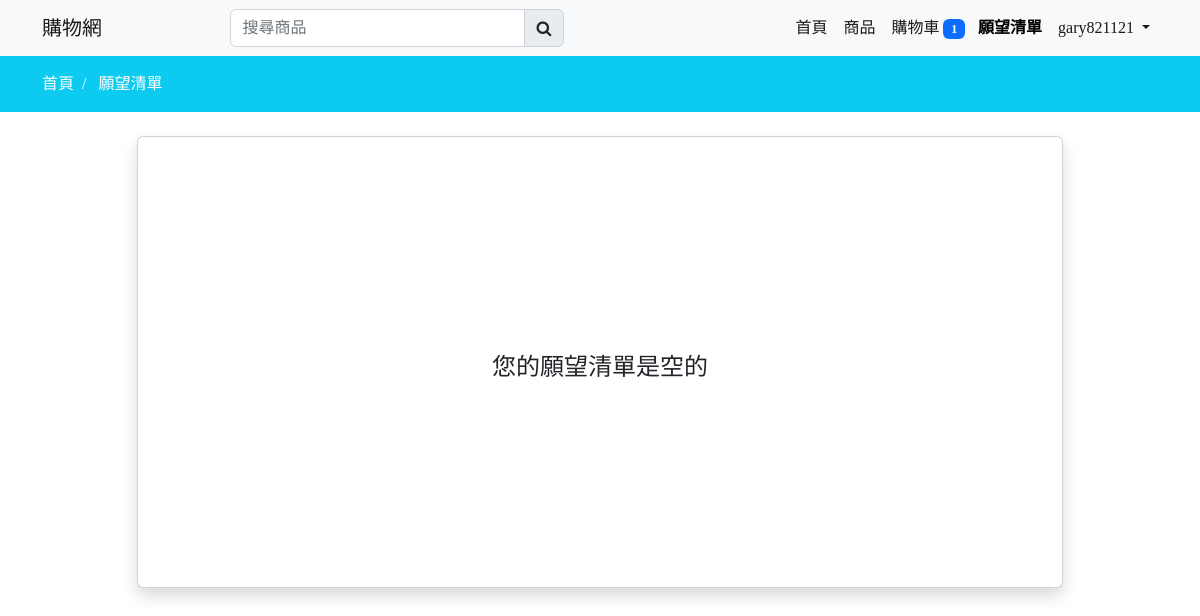
The page /wishlist (signed in) on the database as committed earlier.
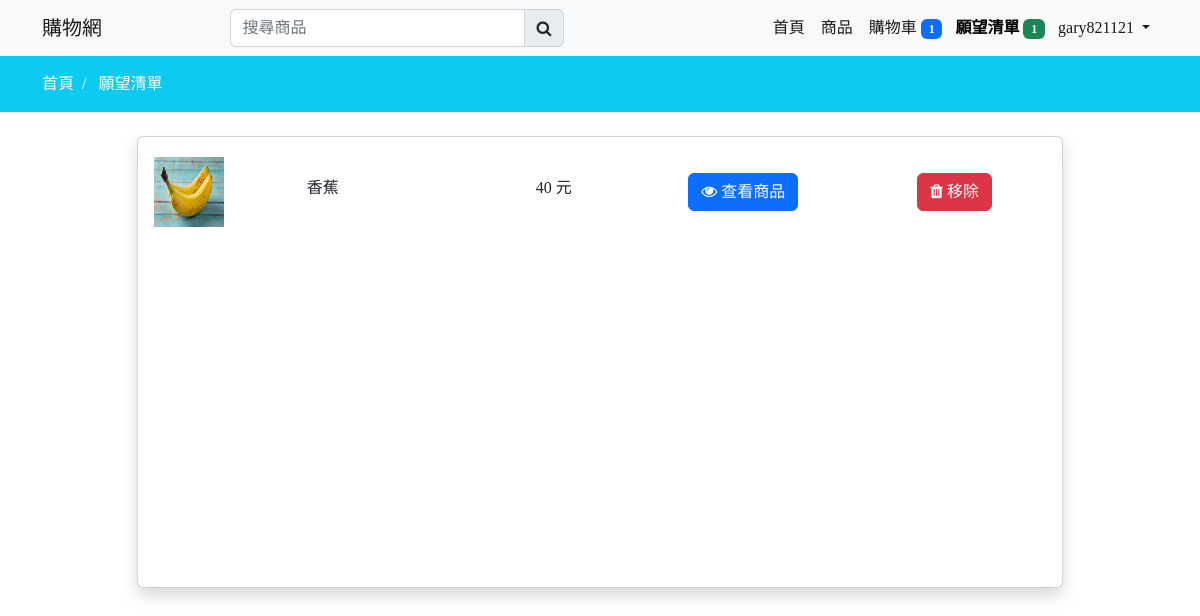
The same page on the database as committed later.
### mainapp/models.py (models this page shows, shortened)
class Profile(models.Model):
    user = models.OneToOneField(User,on_delete=models.CASCADE,null=True,blank=True)
    first_name = models.CharField(max_length=150,null=True,blank=True)
    last_name = models.CharField(max_length=150,null=True,blank=True)
    phone = models.CharField(max_length=150,null=True,blank=True)
    address = models.CharField(max_length=150,null=True,blank=True)
    email = models.EmailField(max_length=150,null=True,blank=True)
    profile_image = models.ImageField(upload_to=get_profile_file_path,null=True,blank=True)
    create_at = models.DateTimeField(auto_now_add=True)
    @property
    def cart_item_total(self):
        total = len(self.cart_set.all())
        return total
    @property
    def wishlist_item_total(self):
        total = len(self.wishlist_set.all())
        return total

class Cart(models.Model):
    user = models.ForeignKey(Profile,on_delete=models.CASCADE)
    product = models.ForeignKey(Product,on_delete=models.CASCADE)
    product_qty = models.IntegerField(null=False,blank=False)
    create_at = models.DateTimeField(auto_now_add=True)

class Wishlist(models.Model):
    user = models.ForeignKey(Profile,on_delete=models.CASCADE)
    product = models.ForeignKey(Product,on_delete=models.CASCADE)
    create_at = models.DateTimeField(auto_now_add=True)

class Product(models.Model):
    category = models.ForeignKey(Category,on_delete=models.CASCADE)
    slug = models.SlugField(null=False,unique=True,default=uuid.uuid1)
    name = models.CharField(max_length=150,null=False,blank=False)
    product_image = models.ImageField(upload_to=get_file_path,null=True,blank=True)
    small_description = models.CharField(max_length=150,null=False,blank=False)
    description = models.TextField(max_length=500,null=False,blank=False)
    quantity = models.IntegerField(null=False,blank=False)
    original_price = models.IntegerField(null=False,blank=False)
    selling_price = models.IntegerField(null=False,blank=False)
    status = models.BooleanField(default=False,help_text='0=default,1=Hidden')
    trending = models.BooleanField(default=False,help_text='0=default,1=Trending')
    tag = models.CharField(max_length=150,null=True,blank=True)
    meta_title = models.CharField(max_length=150,null=True,blank=True)
    meta_keywords = models.CharField(max_length=150,null=True,blank=True)
    meta_description = models.CharField(max_length=150,null=True,blank=True)
    created_at = models.DateTimeField(auto_now_add=True)
    @property
    def product_imageURL(self):
        try:
            url = self.product_image.url
        except:
            url = ''
        return url

### mainapp/controller/wishlist.py (the view)
# urls.py: path('wishlist',wishlist.wishlist, name='wishlist'),
@login_required
def wishlist(request):
    profile = Profile.objects.get(user=request.user)
    wishlist = Wishlist.objects.filter(user=request.user.profile)  #如果 return 的東西超過1個就要用filter，不能用 get
    return render(request,'store/wishlist.html',locals())  #filter是回傳一個 <QuerySet [<Wishlist: Wishlist object (1)>, <Wishlist: Wishlist object (2)>]>

### mainapp/templates/store/wishlist.html (shortened to what this page needs)
{% extends 'store/layouts/main.html' %}
{% load static %}
{% block content %}
<div class="py-3 bg-info">
    <div class="container">
        <a class="text-white" href="{% url 'home' %}">首頁 &nbsp;/ &nbsp;</a>
        <a class="text-white" href="{% url 'wishlist' %}">願望清單</a>
    </div>
</div>
<div class="container mt-4">
    <div class="row">
        <div class="col-md-10 mx-auto">
            <div class="card shadow">
                <div class="card-body wish_data wishlist-height">
                    {% if wishlist %}
                        {% for item in wishlist %}
                            <div class="row mt-1 mb-3 product_data">
                                <div class="col-md-2 my-auto">
                                    <img src="{% static item.product.product_imageURL %}" height="70px" width="70px" alt="Image product">
                                </div>
                                <div class="col-md-3 my-auto">
                                    <h6>{{item.product.name}}</h6>
                                </div>
                                <div class="col-md-2 my-auto">
                                    <h6>{{item.product.selling_price}} 元</h6>
                                </div>
                                <div class="col-md-3 my-auto">
                                    <a href="{% url 'productview' item.product.category.slug item.product.slug %}" class="btn btn-primary">
                                       <i class="fa fa-eye"></i> 查看商品
                                    </a>
                                </div>
                                <div class="col-md-2 my-auto">
                                    <button class="btn btn-danger delete-wishlist-item">
                                        <i class="fa fa-trash"></i> 移除
                                    </button>
                                </div>
                            </div>
                        {% endfor %}
                    {% else %}
                        <h4 class="text-center" style="margin-top: 200px;">您的願望清單是空的</h4>
                    {% endif %}
                </div>
            </div>
        </div>
    </div>
</div>
{% endblock content %}

### mainapp/templates/store/inc/navbar.html (shortened to what this page needs)
<nav class="navbar navbar-expand-lg bg-light" id="item_count">
    <div class="container">
      <a class="navbar-brand" href="{% url 'home' %}">購物網</a>
      <div class="search-bar">
        <form action="{% url 'search_product' %}" method="POST">
          <div class="input-group">
            <input type="search" class="form-control" id="search_product" name="search_product" placeholder="搜尋商品" required>
            <button class="input-group-text"><i class="fa fa-search"></i></button>
          </div>
      </form>
      </div>
      <div class="collapse navbar-collapse" id="navbarNav">
        <ul class="navbar-nav ms-auto">
          <li class="nav-item">
            <a class="nav-link active {% if request.resolver_match.url_name == 'home' %}navactive{% endif %}" aria-current="page" href="{% url 'home' %}">首頁</a>
          </li>
          <li class="nav-item">
            <a class="nav-link active {% if request.resolver_match.url_name == 'collections' %}navactive{% endif %}" href="{% url 'collections' %}">商品</a>
          </li>
          <li class="nav-item">
            <a class="nav-link active {% if request.resolver_match.url_name == 'cart' %}navactive{% endif %}" aria-current="page" href="{% url 'cart' %}">
              購物車
              {% if profile.cart_item_total > 0 %}
              <span class="badge badge-pill bg-primary cart-count" style="margin-right: -3px;">{{profile.cart_item_total}}</span>
              {% endif %}
            </a>
          </li>
          <li class="nav-item">
            <a class="nav-link active {% if request.resolver_match.url_name == 'wishlist' %}navactive{% endif %}" aria-current="page" href="{% url 'wishlist' %}">
              願望清單
              {% if profile.wishlist_item_total > 0 %}
              <span class="badge badge-pill bg-success wishlist-count" style="margin-right: -3px;">{{profile.wishlist_item_total}}</span>
              {% endif %}
            </a>
          </li>
          {% if request.user.is_authenticated %}
          <li class="nav-item dropdown">
            <a class="nav-link dropdown-toggle active ints"
            href="#" role="button" data-bs-toggle="dropdown" aria-expanded="false">
              {{request.user}}
            </a>
          </li>
          {% else %}
          <li class="nav-item">
            <a class="nav-link" href="{% url 'login' %}">登入</a>
          </li>
          {% endif  %}
        </ul>
      </div>
    </div>
  </nav>

Rows that differ between the two databases and show on the page:
shown differently, row unchanged: Profile: wishlist_item_total (not shown) → "1"
added Wishlist: product.product_image (picture), product.name "香蕉", product.selling_price "40"
Other text that changed with them:
text no longer shown: "您的願望清單是空的"
